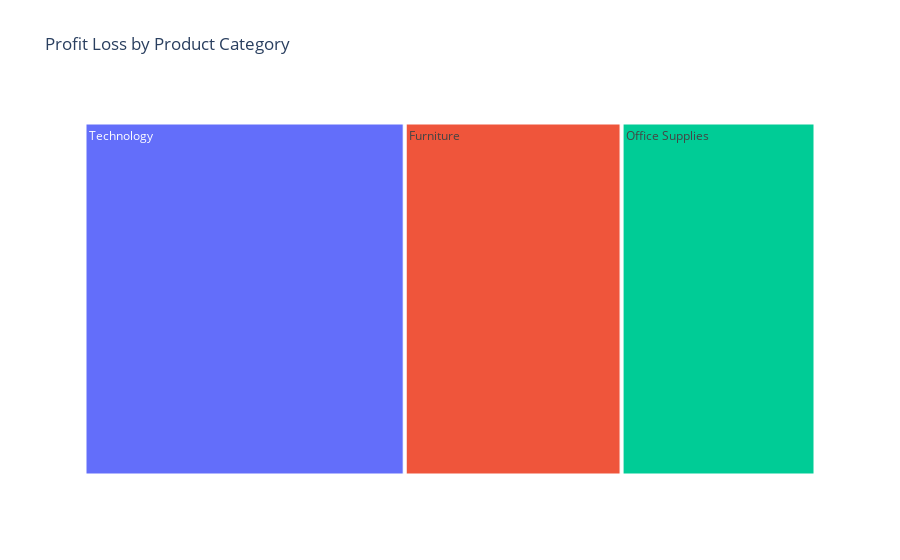

This figure's notebook cell:
### Markdown cell above
We learned that profit gain at **515525.65 USD** outweighed profit loss at **291448.04 USD** in the last 6 months.  However, **the profit loss** seemed to be **quite significant**.

With this finding in mind, we wanted to know which **product category** was responsible for the **majority of the loss**.

### Code cell
# Generate Tree Map
fig = px.treemap(profit_loss,  
                 values="profit",
                 path=["product_category"],
                 title="Profit Loss by Product Category")
fig.show()

### Figure 1 — Plotly figure (JSON) as saved in the notebook; plotly's stock layout.template omitted (floating-point values rounded to 4 significant figures)
{"data": [{"branchvalues": "total", "domain": {"x": [0, 1], "y": [0, 1]}, "hovertemplate": "labels=%{label}<br>profit=%{value}<br>parent=%{parent}<br>id=%{id}<extra></extra>", "ids": ["Furniture", "Office Supplies", "Technology"], "labels": ["Furniture", "Office Supplies", "Technology"], "name": "", "parents": ["", "", ""], "type": "treemap", "values": [86460.0, 77320.0, 127700.0]}], "layout": {"legend": {"tracegroupgap": 0}, "title": {"text": "Profit Loss by Product Category"}}}
